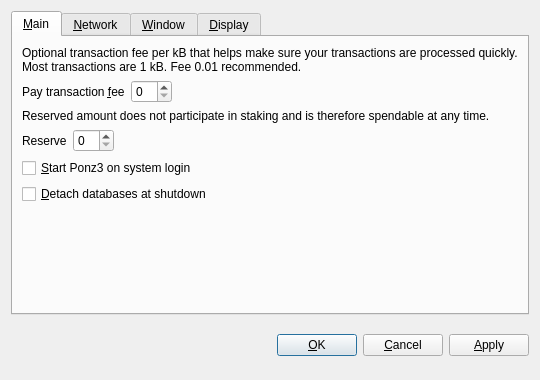
<?xml version="1.0" encoding="UTF-8"?>
<ui version="4.0">
 <class>OptionsDialog</class>
 <widget class="QDialog" name="OptionsDialog">
  <property name="geometry">
   <rect>
    <x>0</x>
    <y>0</y>
    <width>540</width>
    <height>380</height>
   </rect>
  </property>
  <property name="windowTitle">
   <string>Options</string>
  </property>
  <property name="modal">
   <bool>true</bool>
  </property>
  <layout class="QVBoxLayout" name="verticalLayout">
   <item>
    <widget class="QTabWidget" name="tabWidget">
     <property name="tabPosition">
      <enum>QTabWidget::North</enum>
     </property>
     <property name="currentIndex">
      <number>0</number>
     </property>
     <widget class="QWidget" name="tabMain">
      <attribute name="title">
       <string>&amp;Main</string>
      </attribute>
      <layout class="QVBoxLayout" name="verticalLayout_Main">
       <item>
        <widget class="QLabel" name="transactionFeeInfoLabel">
         <property name="text">
          <string>Optional transaction fee per kB that helps make sure your transactions are processed quickly. Most transactions are 1 kB. Fee 0.01 recommended.</string>
         </property>
         <property name="textFormat">
          <enum>Qt::PlainText</enum>
         </property>
         <property name="wordWrap">
          <bool>true</bool>
         </property>
        </widget>
       </item>
       <item>
        <layout class="QHBoxLayout" name="horizontalLayoutFee">
         <item>
          <widget class="QLabel" name="transactionFeeLabel">
           <property name="text">
            <string>Pay transaction &amp;fee</string>
           </property>
           <property name="textFormat">
            <enum>Qt::PlainText</enum>
           </property>
           <property name="buddy">
            <cstring>transactionFee</cstring>
           </property>
          </widget>
         </item>
         <item>
          <widget class="BitcoinAmountField" name="transactionFee"/>
         </item>
         <item>
          <spacer name="horizontalSpacerFee">
           <property name="orientation">
            <enum>Qt::Horizontal</enum>
           </property>
           <property name="sizeHint" stdset="0">
            <size>
             <width>40</width>
             <height>20</height>
            </size>
           </property>
          </spacer>
         </item>
        </layout>
       </item>
       <item>
        <widget class="QLabel" name="reserveBalanceInfoLabel">
         <property name="text">
          <string>Reserved amount does not participate in staking and is therefore spendable at any time.</string>
         </property>
         <property name="textFormat">
          <enum>Qt::PlainText</enum>
         </property>
         <property name="wordWrap">
          <bool>true</bool>
         </property>
        </widget>
       </item>
       <item>
        <layout class="QHBoxLayout" name="horizontalLayoutReserveBalance">
         <item>
          <widget class="QLabel" name="reserveBalanceLabel">
           <property name="text">
            <string>Reserve</string>
           </property>
           <property name="textFormat">
            <enum>Qt::PlainText</enum>
           </property>
           <property name="buddy">
            <cstring>reserveBalance</cstring>
           </property>
          </widget>
         </item>
         <item>
          <widget class="BitcoinAmountField" name="reserveBalance"/>
         </item>
         <item>
          <spacer name="horizontalSpacerReserveBalance">
           <property name="orientation">
            <enum>Qt::Horizontal</enum>
           </property>
           <property name="sizeHint" stdset="0">
            <size>
             <width>40</width>
             <height>20</height>
            </size>
           </property>
          </spacer>
         </item>
        </layout>
       </item>
       <item>
        <widget class="QCheckBox" name="bitcoinAtStartup">
         <property name="toolTip">
          <string>Automatically start Ponz3 after logging in to the system.</string>
         </property>
         <property name="text">
          <string>&amp;Start Ponz3 on system login</string>
         </property>
        </widget>
       </item>
       <item>
        <widget class="QCheckBox" name="detachDatabases">
         <property name="toolTip">
          <string>Detach block and address databases at shutdown. This means they can be moved to another data directory, but it slows down shutdown. The wallet is always detached.</string>
         </property>
         <property name="text">
          <string>&amp;Detach databases at shutdown</string>
         </property>
        </widget>
       </item>
       <item>
        <spacer name="verticalSpacer_Main">
         <property name="orientation">
          <enum>Qt::Vertical</enum>
         </property>
         <property name="sizeHint" stdset="0">
          <size>
           <width>20</width>
           <height>40</height>
          </size>
         </property>
        </spacer>
       </item>
      </layout>
     </widget>
     <widget class="QWidget" name="tabNetwork">
      <attribute name="title">
       <string>&amp;Network</string>
      </attribute>
      <layout class="QVBoxLayout" name="verticalLayout_Network">
       <item>
        <widget class="QCheckBox" name="mapPortUpnp">
         <property name="toolTip">
          <string>Automatically open the Ponz3 client port on the router. This only works when your router supports UPnP and it is enabled.</string>
         </property>
         <property name="text">
          <string>Map port using &amp;UPnP</string>
         </property>
        </widget>
       </item>
       <item>
        <widget class="QCheckBox" name="connectSocks">
         <property name="toolTip">
          <string>Connect to the Ponz3 network through a SOCKS proxy (e.g. when connecting through Tor).</string>
         </property>
         <property name="text">
          <string>&amp;Connect through SOCKS proxy:</string>
         </property>
        </widget>
       </item>
       <item>
        <layout class="QHBoxLayout" name="horizontalLayout_Network">
         <item>
          <widget class="QLabel" name="proxyIpLabel">
           <property name="text">
            <string>Proxy &amp;IP:</string>
           </property>
           <property name="textFormat">
            <enum>Qt::PlainText</enum>
           </property>
           <property name="buddy">
            <cstring>proxyIp</cstring>
           </property>
          </widget>
         </item>
         <item>
          <widget class="QValidatedLineEdit" name="proxyIp">
           <property name="maximumSize">
            <size>
             <width>140</width>
             <height>16777215</height>
            </size>
           </property>
           <property name="toolTip">
            <string>IP address of the proxy (e.g. 127.0.0.1)</string>
           </property>
          </widget>
         </item>
         <item>
          <widget class="QLabel" name="proxyPortLabel">
           <property name="text">
            <string>&amp;Port:</string>
           </property>
           <property name="textFormat">
            <enum>Qt::PlainText</enum>
           </property>
           <property name="buddy">
            <cstring>proxyPort</cstring>
           </property>
          </widget>
         </item>
         <item>
          <widget class="QLineEdit" name="proxyPort">
           <property name="maximumSize">
            <size>
             <width>55</width>
             <height>16777215</height>
            </size>
           </property>
           <property name="toolTip">
            <string>Port of the proxy (e.g. 9050)</string>
           </property>
          </widget>
         </item>
         <item>
          <widget class="QLabel" name="socksVersionLabel">
           <property name="text">
            <string>SOCKS &amp;Version:</string>
           </property>
           <property name="textFormat">
            <enum>Qt::PlainText</enum>
           </property>
           <property name="buddy">
            <cstring>socksVersion</cstring>
           </property>
          </widget>
         </item>
         <item>
          <widget class="QValueComboBox" name="socksVersion">
           <property name="toolTip">
            <string>SOCKS version of the proxy (e.g. 5)</string>
           </property>
          </widget>
         </item>
         <item>
          <spacer name="horizontalSpacer_Network">
           <property name="orientation">
            <enum>Qt::Horizontal</enum>
           </property>
           <property name="sizeHint" stdset="0">
            <size>
             <width>40</width>
             <height>20</height>
            </size>
           </property>
          </spacer>
         </item>
        </layout>
       </item>
       <item>
        <spacer name="verticalSpacer_Network">
         <property name="orientation">
          <enum>Qt::Vertical</enum>
         </property>
         <property name="sizeHint" stdset="0">
          <size>
           <width>20</width>
           <height>40</height>
          </size>
         </property>
        </spacer>
       </item>
      </layout>
     </widget>
     <widget class="QWidget" name="tabWindow">
      <attribute name="title">
       <string>&amp;Window</string>
      </attribute>
      <layout class="QVBoxLayout" name="verticalLayout_Window">
       <item>
        <widget class="QCheckBox" name="minimizeToTray">
         <property name="toolTip">
          <string>Show only a tray icon after minimizing the window.</string>
         </property>
         <property name="text">
          <string>&amp;Minimize to the tray instead of the taskbar</string>
         </property>
        </widget>
       </item>
       <item>
        <widget class="QCheckBox" name="minimizeOnClose">
         <property name="toolTip">
          <string>Minimize instead of exit the application when the window is closed. When this option is enabled, the application will be closed only after selecting Quit in the menu.</string>
         </property>
         <property name="text">
          <string>M&amp;inimize on close</string>
         </property>
        </widget>
       </item>
       <item>
        <spacer name="verticalSpacer_Window">
         <property name="orientation">
          <enum>Qt::Vertical</enum>
         </property>
         <property name="sizeHint" stdset="0">
          <size>
           <width>20</width>
           <height>40</height>
          </size>
         </property>
        </spacer>
       </item>
      </layout>
     </widget>
     <widget class="QWidget" name="tabDisplay">
      <attribute name="title">
       <string>&amp;Display</string>
      </attribute>
      <layout class="QVBoxLayout" name="verticalLayout_Display">
       <item>
        <layout class="QHBoxLayout" name="horizontalLayout_1_Display">
         <item>
          <widget class="QLabel" name="langLabel">
           <property name="text">
            <string>User Interface &amp;language:</string>
           </property>
           <property name="textFormat">
            <enum>Qt::PlainText</enum>
           </property>
           <property name="buddy">
            <cstring>lang</cstring>
           </property>
          </widget>
         </item>
         <item>
          <widget class="QValueComboBox" name="lang">
           <property name="toolTip">
            <string>The user interface language can be set here. This setting will take effect after restarting Ponz3.</string>
           </property>
          </widget>
         </item>
        </layout>
       </item>
       <item>
        <layout class="QHBoxLayout" name="horizontalLayout_2_Display">
         <item>
          <widget class="QLabel" name="unitLabel">
           <property name="text">
            <string>&amp;Unit to show amounts in:</string>
           </property>
           <property name="textFormat">
            <enum>Qt::PlainText</enum>
           </property>
           <property name="buddy">
            <cstring>unit</cstring>
           </property>
          </widget>
         </item>
         <item>
          <widget class="QValueComboBox" name="unit">
           <property name="toolTip">
            <string>Choose the default subdivision unit to show in the interface and when sending coins.</string>
           </property>
          </widget>
         </item>
        </layout>
       </item>
       <item>
        <widget class="QCheckBox" name="displayAddresses">
         <property name="toolTip">
          <string>Whether to show Ponz3 addresses in the transaction list or not.</string>
         </property>
         <property name="text">
          <string>&amp;Display addresses in transaction list</string>
         </property>
        </widget>
       </item>
       <item>
        <widget class="QCheckBox" name="coinControlFeatures">
         <property name="toolTip">
          <string>Whether to show coin control features or not.</string>
         </property>
         <property name="text">
          <string>Display coin &amp;control features (experts only!)</string>
         </property>
        </widget>
       </item>
       <item>
        <spacer name="verticalSpacer_Display">
         <property name="orientation">
          <enum>Qt::Vertical</enum>
         </property>
         <property name="sizeHint" stdset="0">
          <size>
           <width>20</width>
           <height>40</height>
          </size>
         </property>
        </spacer>
       </item>
      </layout>
     </widget>
    </widget>
   </item>
   <item>
    <layout class="QHBoxLayout" name="horizontalLayout_Buttons">
     <item>
      <spacer name="horizontalSpacer_1">
       <property name="orientation">
        <enum>Qt::Horizontal</enum>
       </property>
       <property name="sizeHint" stdset="0">
        <size>
         <width>40</width>
         <height>48</height>
        </size>
       </property>
      </spacer>
     </item>
     <item>
      <widget class="QLabel" name="statusLabel">
       <property name="font">
        <font>
         <weight>75</weight>
         <bold>true</bold>
        </font>
       </property>
       <property name="text">
        <string/>
       </property>
       <property name="textFormat">
        <enum>Qt::PlainText</enum>
       </property>
       <property name="wordWrap">
        <bool>true</bool>
       </property>
      </widget>
     </item>
     <item>
      <spacer name="horizontalSpacer_2">
       <property name="orientation">
        <enum>Qt::Horizontal</enum>
       </property>
       <property name="sizeHint" stdset="0">
        <size>
         <width>40</width>
         <height>48</height>
        </size>
       </property>
      </spacer>
     </item>
     <item>
      <widget class="QPushButton" name="okButton">
       <property name="text">
        <string>&amp;OK</string>
       </property>
      </widget>
     </item>
     <item>
      <widget class="QPushButton" name="cancelButton">
       <property name="text">
        <string>&amp;Cancel</string>
       </property>
       <property name="autoDefault">
        <bool>false</bool>
       </property>
      </widget>
     </item>
     <item>
      <widget class="QPushButton" name="applyButton">
       <property name="text">
        <string>&amp;Apply</string>
       </property>
       <property name="autoDefault">
        <bool>false</bool>
       </property>
      </widget>
     </item>
    </layout>
   </item>
  </layout>
 </widget>
 <customwidgets>
  <customwidget>
   <class>BitcoinAmountField</class>
   <extends>QSpinBox</extends>
   <header>bitcoinamountfield.h</header>
  </customwidget>
  <customwidget>
   <class>QValueComboBox</class>
   <extends>QComboBox</extends>
   <header>qvaluecombobox.h</header>
  </customwidget>
  <customwidget>
   <class>QValidatedLineEdit</class>
   <extends>QLineEdit</extends>
   <header>qvalidatedlineedit.h</header>
  </customwidget>
 </customwidgets>
 <resources/>
 <connections/>
</ui>
